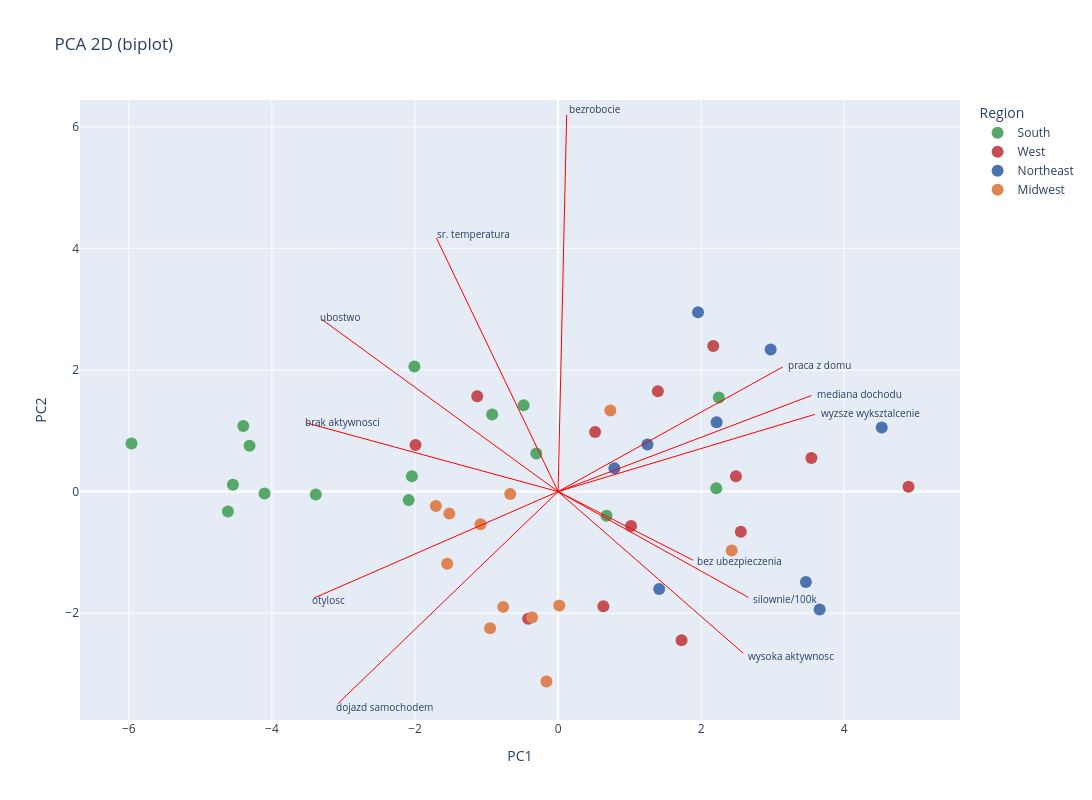

The notebook cell saved with this chart:
### Markdown cell above
**PC1 (~57% wariancji)** oś zamożności i zdrowia. Po prawej stronie (wysokie PC1): otyłość, brak aktywności, ubóstwo, dojazdy samochodem — typowy profil południa USA. Po lewej: wysokie wykształcenie, dochód, praca z domu, siłownie — Northeast i wybrzeże zachodnie. To dominująca oś zróżnicowania między stanami.

**PC2 (~14% wariancji)** oś klimatyczno-strukturalna, niezależna od PC1. Wysoko na PC2 plasują się stany z wysokim bezrobociem, ciepłym klimatem i ubóstwem, ale jednocześnie z niskimi dojazdami samochodem i niską otyłością. To brzmi jak Floryda, Arizona — ciepłe stany z dużymi miastami, gdzie ludzie chodzą pieszo, ale bezrobocie i ubóstwo są wysokie.

### Code cell
x = X_pca[:, 0]
y = X_pca[:, 1]

fig = px.scatter(
    x=x,
    y=y,
    hover_name=df_pca.LocationDesc,
    color=df_pca["Region"],
    labels={"x": "PC1", "y": "PC2", "color": "Region"},
    color_discrete_map=PALETTE,
    title="PCA 2D (biplot)",
)


for feature_name, row in loadings.iterrows():
    fig.add_shape(
        type="line",
        x0=0,
        y0=0,
        x1=row["PC1"] * 10,
        y1=row["PC2"] * 10,
        line=dict(color="red", width=1),
    )
    fig.add_annotation(
        x=row["PC1"] * 10.15,
        y=row["PC2"] * 10.15,
        text=feature_name,
        showarrow=False,
        font=dict(size=10),
        xanchor="left",
    )


fig.update_layout(
    autosize=False,
    width=1200,
    height=800,
)

fig.update_traces(marker=dict(size=12), textposition="top center")
fig.show()

### Figure 1 — Plotly figure (JSON) as saved in the notebook; plotly's stock layout.template omitted (floating-point values rounded to 4 significant figures)
{"data": [{"hovertemplate": "<b>%{hovertext}</b><br><br>Region=South<br>PC1=%{x}<br>PC2=%{y}<extra></extra>", "hovertext": ["Alabama", "Arkansas", "Delaware", "Florida", "Georgia", "Kentucky", "Louisiana", "Maryland", "Mississippi", "North Carolina", "Oklahoma", "South Carolina", "Tennessee", "Texas", "Virginia", "West Virginia"], "legendgroup": "South", "marker": {"color": "#55A868", "size": 12, "symbol": "circle"}, "mode": "markers", "name": "South", "orientation": "v", "showlegend": true, "textposition": "top center", "type": "scatter", "x": [-4.103, -4.545, 0.6776, -0.482, -0.9214, -3.387, -4.401, 2.247, -5.963, -0.3044, -4.313, -2.043, -2.088, -2.008, 2.211, -4.616], "xaxis": "x", "y": [-0.0335, 0.1131, -0.3986, 1.42, 1.268, -0.04721, 1.08, 1.546, 0.7891, 0.6266, 0.7545, 0.2515, -0.1405, 2.058, 0.05656, -0.3281], "yaxis": "y"}, {"hovertemplate": "<b>%{hovertext}</b><br><br>Region=West<br>PC1=%{x}<br>PC2=%{y}<extra></extra>", "hovertext": ["Alaska", "Arizona", "California", "Colorado", "Hawaii", "Idaho", "Montana", "Nevada", "New Mexico", "Oregon", "Utah", "Washington", "Wyoming"], "legendgroup": "West", "marker": {"color": "#C44E52", "size": 12, "symbol": "circle"}, "mode": "markers", "name": "West", "orientation": "v", "showlegend": true, "textposition": "top center", "type": "scatter", "x": [1.02, 0.5174, 2.169, 4.899, 1.395, 0.6328, 1.726, -1.13, -1.993, 2.487, 2.555, 3.541, -0.4179], "xaxis": "x", "y": [-0.5662, 0.9782, 2.395, 0.07886, 1.649, -1.885, -2.445, 1.569, 0.7645, 0.2511, -0.6616, 0.5507, -2.092], "yaxis": "y"}, {"hovertemplate": "<b>%{hovertext}</b><br><br>Region=Northeast<br>PC1=%{x}<br>PC2=%{y}<extra></extra>", "hovertext": ["Connecticut", "Maine", "Massachusetts", "New Hampshire", "New Jersey", "New York", "Pennsylvania", "Rhode Island", "Vermont"], "legendgroup": "Northeast", "marker": {"color": "#4C72B0", "size": 12, "symbol": "circle"}, "mode": "markers", "name": "Northeast", "orientation": "v", "showlegend": true, "textposition": "top center", "type": "scatter", "x": [2.216, 1.413, 4.525, 3.656, 2.972, 1.956, 0.7868, 1.25, 3.465], "xaxis": "x", "y": [1.142, -1.604, 1.055, -1.939, 2.337, 2.95, 0.3853, 0.7739, -1.489], "yaxis": "y"}, {"hovertemplate": "<b>%{hovertext}</b><br><br>Region=Midwest<br>PC1=%{x}<br>PC2=%{y}<extra></extra>", "hovertext": ["Illinois", "Indiana", "Iowa", "Kansas", "Michigan", "Minnesota", "Missouri", "Nebraska", "North Dakota", "Ohio", "South Dakota", "Wisconsin"], "legendgroup": "Midwest", "marker": {"color": "#DD8452", "size": 12, "symbol": "circle"}, "mode": "markers", "name": "Midwest", "orientation": "v", "showlegend": true, "textposition": "top center", "type": "scatter", "x": [0.7307, -1.55, -0.7675, -1.084, -0.6686, 2.427, -1.709, -0.3639, -0.1627, -1.52, -0.9503, 0.01659], "xaxis": "x", "y": [1.333, -1.188, -1.897, -0.5358, -0.04021, -0.9679, -0.2373, -2.073, -3.124, -0.3625, -2.247, -1.874], "yaxis": "y"}], "layout": {"annotations": [{"font": {"size": 10}, "showarrow": false, "text": "otylosc", "x": -3.461, "xanchor": "left", "y": -1.776}, {"font": {"size": 10}, "showarrow": false, "text": "brak aktywnosci", "x": -3.573, "xanchor": "left", "y": 1.147}, {"font": {"size": 10}, "showarrow": false, "text": "wysoka aktywnosc", "x": 2.629, "xanchor": "left", "y": -2.7}, {"font": {"size": 10}, "showarrow": false, "text": "mediana dochodu", "x": 3.593, "xanchor": "left", "y": 1.604}, {"font": {"size": 10}, "showarrow": false, "text": "ubostwo", "x": -3.35, "xanchor": "left", "y": 2.872}, {"font": {"size": 10}, "showarrow": false, "text": "bezrobocie", "x": 0.1218, "xanchor": "left", "y": 6.293}, {"font": {"size": 10}, "showarrow": false, "text": "wyzsze wyksztalcenie", "x": 3.644, "xanchor": "left", "y": 1.289}, {"font": {"size": 10}, "showarrow": false, "text": "bez ubezpieczenia", "x": 1.918, "xanchor": "left", "y": -1.147}, {"font": {"size": 10}, "showarrow": false, "text": "dojazd samochodem", "x": -3.126, "xanchor": "left", "y": -3.542}, {"font": {"size": 10}, "showarrow": false, "text": "praca z domu", "x": 3.187, "xanchor": "left", "y": 2.081}, {"font": {"size": 10}, "showarrow": false, "text": "silownie/100k", "x": 2.7, "xanchor": "left", "y": -1.766}, {"font": {"size": 10}, "showarrow": false, "text": "sr. temperatura", "x": -1.726, "xanchor": "left", "y": 4.233}], "autosize": false, "height": 800, "legend": {"title": {"text": "Region"}, "tracegroupgap": 0}, "shapes": [{"line": {"color": "red", "width": 1}, "type": "line", "x0": 0, "x1": -3.41, "y0": 0, "y1": -1.75}, {"line": {"color": "red", "width": 1}, "type": "line", "x0": 0, "x1": -3.52, "y0": 0, "y1": 1.13}, {"line": {"color": "red", "width": 1}, "type": "line", "x0": 0, "x1": 2.59, "y0": 0, "y1": -2.66}, {"line": {"color": "red", "width": 1}, "type": "line", "x0": 0, "x1": 3.54, "y0": 0, "y1": 1.58}, {"line": {"color": "red", "width": 1}, "type": "line", "x0": 0, "x1": -3.3, "y0": 0, "y1": 2.83}, {"line": {"color": "red", "width": 1}, "type": "line", "x0": 0, "x1": 0.12, "y0": 0, "y1": 6.2}, {"line": {"color": "red", "width": 1}, "type": "line", "x0": 0, "x1": 3.59, "y0": 0, "y1": 1.27}, {"line": {"color": "red", "width": 1}, "type": "line", "x0": 0, "x1": 1.89, "y0": 0, "y1": -1.13}, {"line": {"color": "red", "width": 1}, "type": "line", "x0": 0, "x1": -3.08, "y0": 0, "y1": -3.49}, {"line": {"color": "red", "width": 1}, "type": "line", "x0": 0, "x1": 3.14, "y0": 0, "y1": 2.05}, {"line": {"color": "red", "width": 1}, "type": "line", "x0": 0, "x1": 2.66, "y0": 0, "y1": -1.74}, {"line": {"color": "red", "width": 1}, "type": "line", "x0": 0, "x1": -1.7, "y0": 0, "y1": 4.17}], "title": {"text": "PCA 2D (biplot)"}, "width": 1200, "xaxis": {"anchor": "y", "domain": [0, 1], "title": {"text": "PC1"}}, "yaxis": {"anchor": "x", "domain": [0, 1], "title": {"text": "PC2"}}}}
